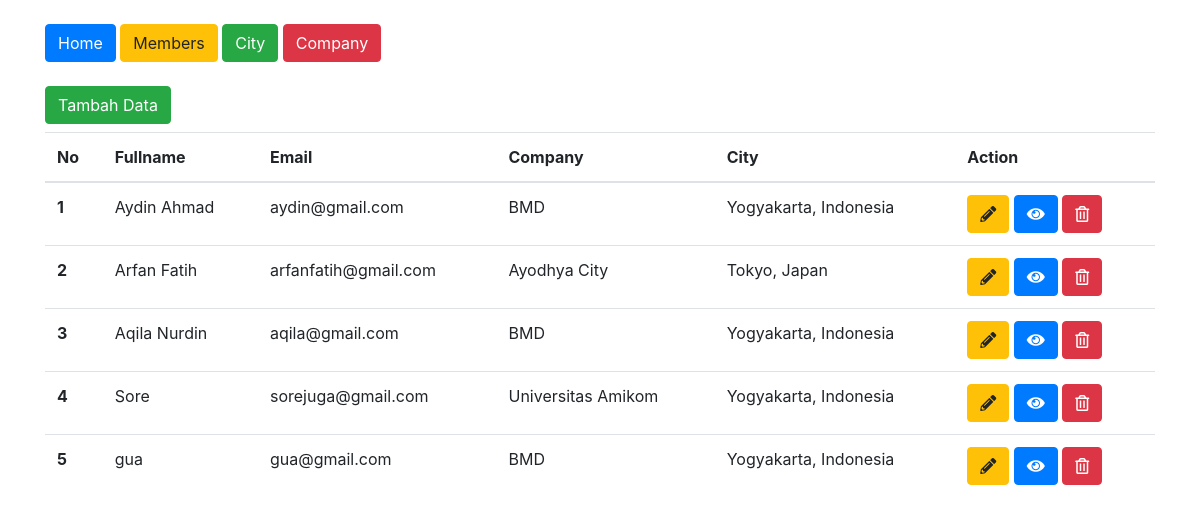
/index.php/members, run on the app's committed database.
### tables this page shows
CREATE TABLE `members` (
  `id` int(11) NOT NULL,
  `fullname` varchar(100) DEFAULT NULL,
  `email` varchar(150) DEFAULT NULL,
  `address` varchar(150) DEFAULT NULL,
  `foto` varchar(100) DEFAULT NULL,
  `idcompany` int(11) NOT NULL,
  `idcity` int(11) NOT NULL
);

CREATE TABLE `company` (
  `idcompany` int(11) NOT NULL,
  `name` varchar(150) DEFAULT NULL
);

CREATE TABLE `city` (
  `idcity` int(11) NOT NULL,
  `cityname` varchar(150) DEFAULT NULL,
  `country` varchar(150) DEFAULT NULL
);

### application/controllers/Members.php (called while the page is built, shortened)
<?php
class Members extends CI_Controller {
	public function __construct()
    {
        $this->load->model('Members_model');
        $this->load->library('form_validation');
    }
    public function index()
    {
        $data['judul'] = 'Halaman Members';
        $data['members'] = $this->Members_model->getAllMembers();
        $this->load->view('templates/header',$data);
        $this->load->view('members/index');
        $this->load->view('templates/footer');
    }
}

### index.php (called while the page is built, shortened)
<?php
require_once BASEPATH.'core/CodeIgniter.php';

### application/models/Members_model.php (called while the page is built, shortened)
<?php
class Members_model extends CI_model {
	public function getAllMembers()
    {
    	$this->db->select('*');
        $this->db->from('members');
        $this->db->join('company', 'company.idcompany = members.idcompany');
        $this->db->join('city', 'city.idcity = members.idcity');
        return $query = $this->db->get()->result_array();
    }
}

### application/views/members/index.php (the view, shortened to what this page needs)
<div class="container">
	<div class="row mt-4">
		<div class="col-md-3">
			<a href="<?=base_url(); ?>members/tambah" class="btn btn-success">Tambah Data</a>
		</div>
	</div>
	<div class="row mt-2">
		<div class="col-md-12">
			<table class="table table-hover">
  <thead>
    <tr>
      <th scope="col">No</th>
      <th scope="col">Fullname</th>
      <th scope="col">Email</th>
      <th scope="col">Company</th>
      <th scope="col">City</th>
      <th scope="col">Action</th>
    </tr>
  </thead>
  <tbody>
  	<?php $i=1; ?>
  	<?php foreach($members as $mbr) : ?>
    <tr>
      <th><?= $i; ?></th>
      <td><?= $mbr['fullname']; ?></td>
      <td><?= $mbr['email']; ?></td>
      <td><?= $mbr['name']; ?></td>
      <td><?= $mbr['cityname']; ?>, <?= $mbr['country']; ?></td>
      <td>
      	<a href="<?= base_url(); ?>members/edit/<?= $mbr['id']; ?>" class="btn btn-warning"><i class="fas fa-pencil-alt"></i></a>
    	<a href="<?=base_url(); ?>members/detail/<?= $mbr['id']; ?>" class="btn btn-primary"><i class="fas fa-eye"></i></a>
      	<a href="<?= base_url(); ?>members/hapus/<?= $mbr['id']; ?>" class="btn btn-danger tombol-hapus"><i class="far fa-trash-alt"></i></a>
      </td>
    </tr>
    <?php $i++; ?>
    <?php endforeach; ?>
  </tbody>
</table>
		</div>
	</div>
</div>

### application/views/templates/header.php (shortened to what this page needs)
<!doctype html>
<html lang="en">
  <head>
    <link rel="stylesheet" href="<?= base_url(); ?>assets/css/bootstrap.css" >
    <link rel="stylesheet" href="<?= base_url(); ?>assets/plugins/font_awesome/css/all.css">
  </head>
  <body>
    <div class="container mt-4">
      <a class="btn btn-primary" href=" <?= base_url(); ?> ">Home <span class="sr-only">(current)</span></a>
      <a class="btn btn-warning" href=" <?= base_url(); ?>members ">Members</a>
      <a class="btn btn-success" href=" <?= base_url(); ?>city ">City</a>
      <a class="btn btn-danger" href=" <?= base_url(); ?>company ">Company</a>
    </div>

### application/views/templates/footer.php (shortened to what this page needs)
  </body>
</html>

### data on the page
members: fullname "Aydin Ahmad", email "aydin@gmail.com", idcompany.name "BMD", idcity.cityname "Yogyakarta", idcity.country "Indonesia"
members: fullname "Arfan Fatih", email "arfanfatih@gmail.com", idcompany.name "Ayodhya City", idcity.cityname "Tokyo", idcity.country "Japan"
members: fullname "Aqila Nurdin", email "aqila@gmail.com", idcompany.name "BMD", idcity.cityname "Yogyakarta", idcity.country "Indonesia"
members: fullname "Sore", email "sorejuga@gmail.com", idcompany.name "Universitas Amikom", idcity.cityname "Yogyakarta", idcity.country "Indonesia"
members: fullname "gua", email "gua@gmail.com", idcompany.name "BMD", idcity.cityname "Yogyakarta", idcity.country "Indonesia"
